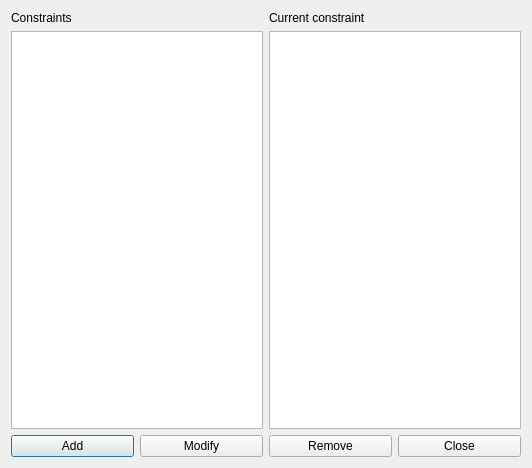
<?xml version="1.0" encoding="UTF-8"?>
<ui version="4.0">
 <class>ConstraintStudentsMaxGapsPerWeekForm_template</class>
 <widget class="QDialog" name="ConstraintStudentsMaxGapsPerWeekForm_template">
  <property name="geometry">
   <rect>
    <x>0</x>
    <y>0</y>
    <width>532</width>
    <height>468</height>
   </rect>
  </property>
  <property name="windowTitle">
   <string extracomment="This is the title of the dialog to see the list of all constraints of this type">Constraints students max gaps per week</string>
  </property>
  <layout class="QGridLayout" name="gridLayout">
   <item row="0" column="0">
    <layout class="QVBoxLayout" name="verticalLayout">
     <item>
      <widget class="QLabel" name="constraintsTextLabel">
       <property name="frameShape">
        <enum>QFrame::NoFrame</enum>
       </property>
       <property name="frameShadow">
        <enum>QFrame::Plain</enum>
       </property>
       <property name="text">
        <string>Constraints</string>
       </property>
       <property name="wordWrap">
        <bool>false</bool>
       </property>
      </widget>
     </item>
     <item>
      <widget class="QListWidget" name="constraintsListWidget"/>
     </item>
    </layout>
   </item>
   <item row="0" column="1">
    <layout class="QVBoxLayout" name="verticalLayout_2">
     <item>
      <widget class="QLabel" name="currentConstraintTextLabel">
       <property name="text">
        <string>Current constraint</string>
       </property>
       <property name="wordWrap">
        <bool>false</bool>
       </property>
      </widget>
     </item>
     <item>
      <widget class="QPlainTextEdit" name="currentConstraintTextEdit"/>
     </item>
    </layout>
   </item>
   <item row="1" column="0" colspan="2">
    <layout class="QHBoxLayout" name="horizontalLayout">
     <item>
      <widget class="QPushButton" name="addConstraintPushButton">
       <property name="text">
        <string>Add</string>
       </property>
      </widget>
     </item>
     <item>
      <widget class="QPushButton" name="modifyConstraintPushButton">
       <property name="text">
        <string>Modify</string>
       </property>
      </widget>
     </item>
     <item>
      <widget class="QPushButton" name="removeConstraintPushButton">
       <property name="text">
        <string>Remove</string>
       </property>
      </widget>
     </item>
     <item>
      <widget class="QPushButton" name="closePushButton">
       <property name="text">
        <string>Close</string>
       </property>
      </widget>
     </item>
    </layout>
   </item>
  </layout>
 </widget>
 <layoutdefault spacing="6" margin="11"/>
 <resources/>
 <connections/>
</ui>
